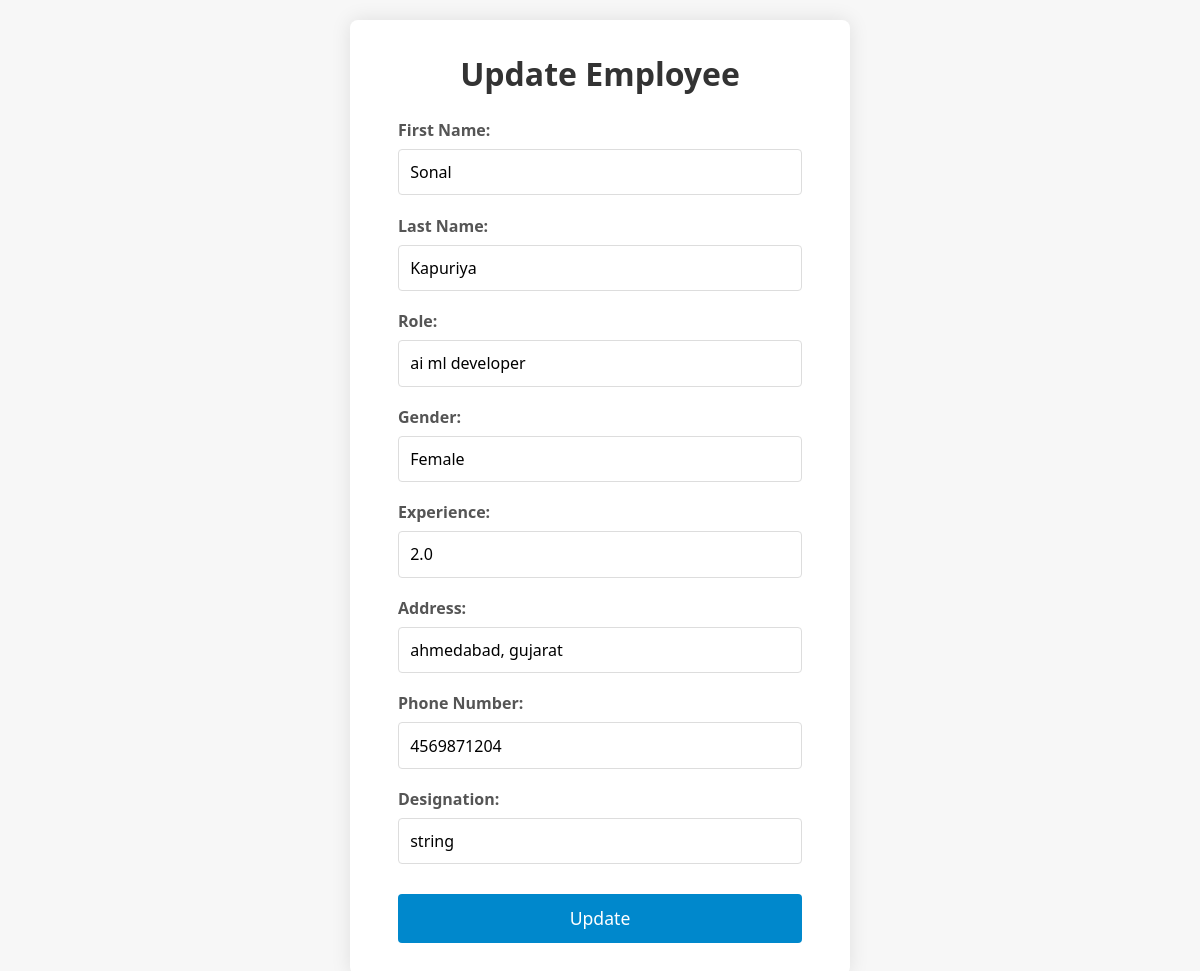
/employees/update-form/4 (signed in), run on the app's committed database.
### models.py (models this page shows)
class Employee(Base):
    __tablename__ = "employees"
    emp_id = Column(Integer, primary_key=True, index=True)
    fname = Column(String, index=True)
    lname = Column(String, index=True)
    role = Column(String)
    gender = Column(String)
    experience = Column(Float)
    address = Column(String)
    phone_number = Column(String, index=True)
    designation = Column(String)

### routers.py (the view)
@router.get("/update-form/{emp_id}", response_class=HTMLResponse, name="update_employee_form")
async def update_employee_form(
    emp_id: int,
    request: Request,
    db: Session = Depends(get_db),
    current_user: models.User = Depends(require_admin)
):
    employee = db.query(Employee).filter(Employee.emp_id == emp_id).first()
    if not employee:
        raise HTTPException(status_code=404, detail="Employee not found")
    return templates.TemplateResponse("update_employee.html", {"request": request, "emp": employee})

### templates/update_employee.html (shortened to what this page needs)
<!DOCTYPE html>
<html lang="en">
<head>
</head>
<body>
  <div class="container">
    <h1>Update Employee</h1>
    <form id="updateEmployeeForm" action="javascript:void(0)" method="post">
      <div class="form-group">
        <label for="fname">First Name:</label>
        <input type="text" id="fname" name="fname" value="{{ emp.fname }}" required>
      </div>
      <div class="form-group">
        <label for="lname">Last Name:</label>
        <input type="text" id="lname" name="lname" value="{{ emp.lname }}" required>
      </div>
      <div class="form-group">
        <label for="role">Role:</label>
        <input type="text" id="role" name="role" value="{{ emp.role }}" required>
      </div>
      <div class="form-group">
        <label for="gender">Gender:</label>
        <input type="text" id="gender" name="gender" value="{{ emp.gender }}" required>
      </div>
      <div class="form-group">
        <label for="experience">Experience:</label>
        <input type="number" step="any" id="experience" name="experience" value="{{ emp.experience }}" required>
      </div>
      <div class="form-group">
        <label for="address">Address:</label>
        <input type="text" id="address" name="address" value="{{ emp.address }}" required>
      </div>
      <div class="form-group">
        <label for="phone_number">Phone Number:</label>
        <input type="text" id="phone_number" name="phone_number" value="{{ emp.phone_number }}" required>
      </div>
      <div class="form-group">
        <label for="designation">Designation:</label>
        <input type="text" id="designation" name="designation" value="{{ emp.designation }}" required>
      </div>
      <button type="submit" class="btn">Update</button>
    </form>
  </div>
</body>
</html>

### templates/update_employee.html (style rules this page uses)
* { margin: 0; padding: 0; box-sizing: border-box; font-family: 'Segoe UI', Tahoma, Geneva, Verdana, sans-serif; }
body { background: #f7f7f7; display: flex; justify-content: center; align-items: center; min-height: 100vh; padding: 20px; }
.container { background: #ffffff; padding: 2rem 3rem; border-radius: 8px; box-shadow: 0 0 20px rgba(0,0,0,0.1); width: 100%; max-width: 500px; }
h1 { text-align: center; margin-bottom: 1.5rem; color: #333333; }
.form-group { margin-bottom: 1.2rem; }
.form-group label { display: block; margin-bottom: 0.5rem; color: #555555; font-weight: 600; }
.form-group input { width: 100%; padding: 0.7rem; border: 1px solid #dddddd; border-radius: 4px; font-size: 1rem; transition: border-color 0.3s; }
.btn { width: 100%; padding: 0.8rem; background: #0088cc; color: #ffffff; border: none; border-radius: 4px; font-size: 1.1rem; cursor: pointer; transition: background 0.3s; margin-top: 10px; }

### data on the page
Employee: fname "Sonal", lname "Kapuriya", role "ai ml developer", gender "Female", experience "2.0", address "ahmedabad, gujarat", phone_number "4569871204", designation "string"
